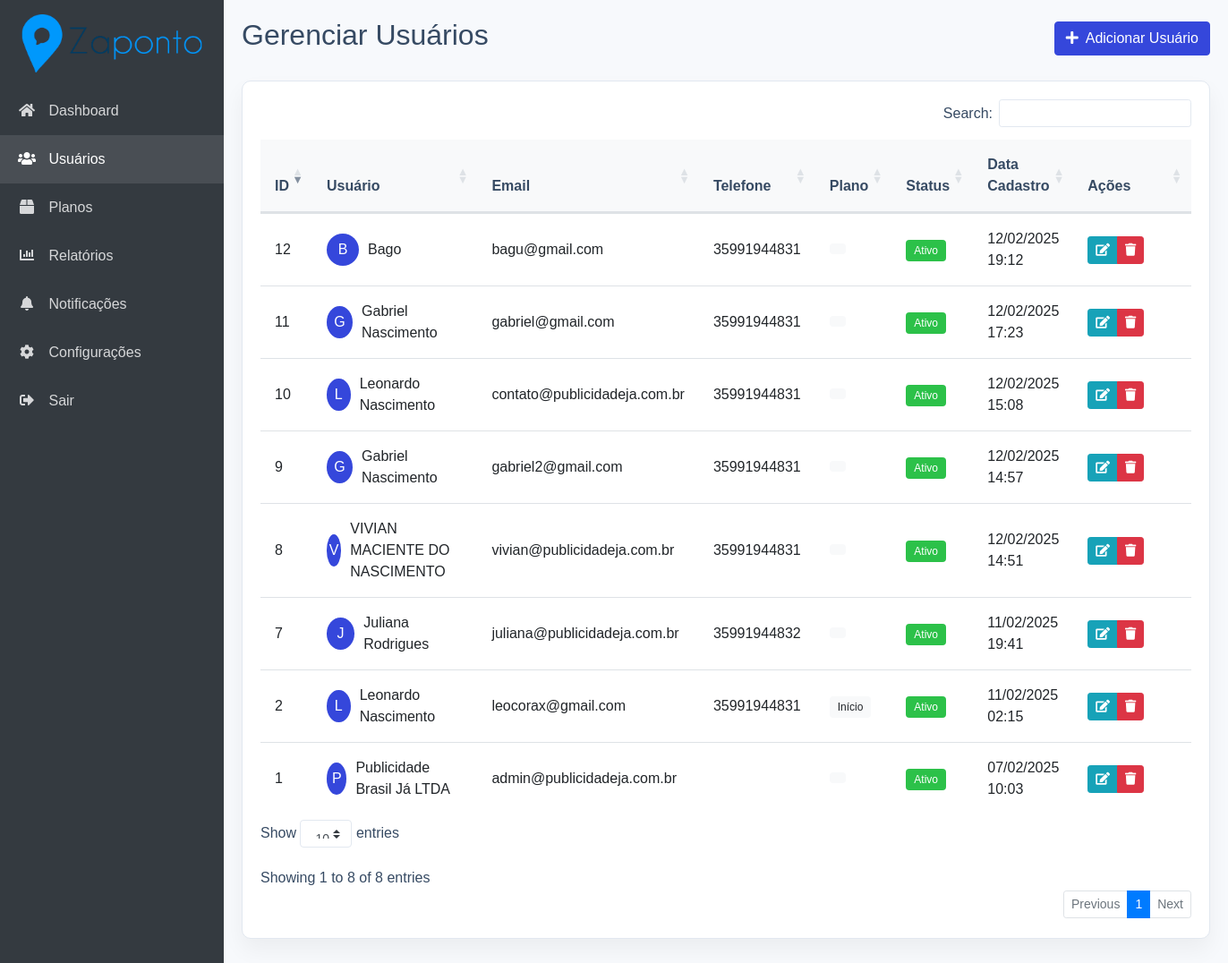
/pages/admin/usuarios.php (signed in), run on an earlier commit of the app's database.
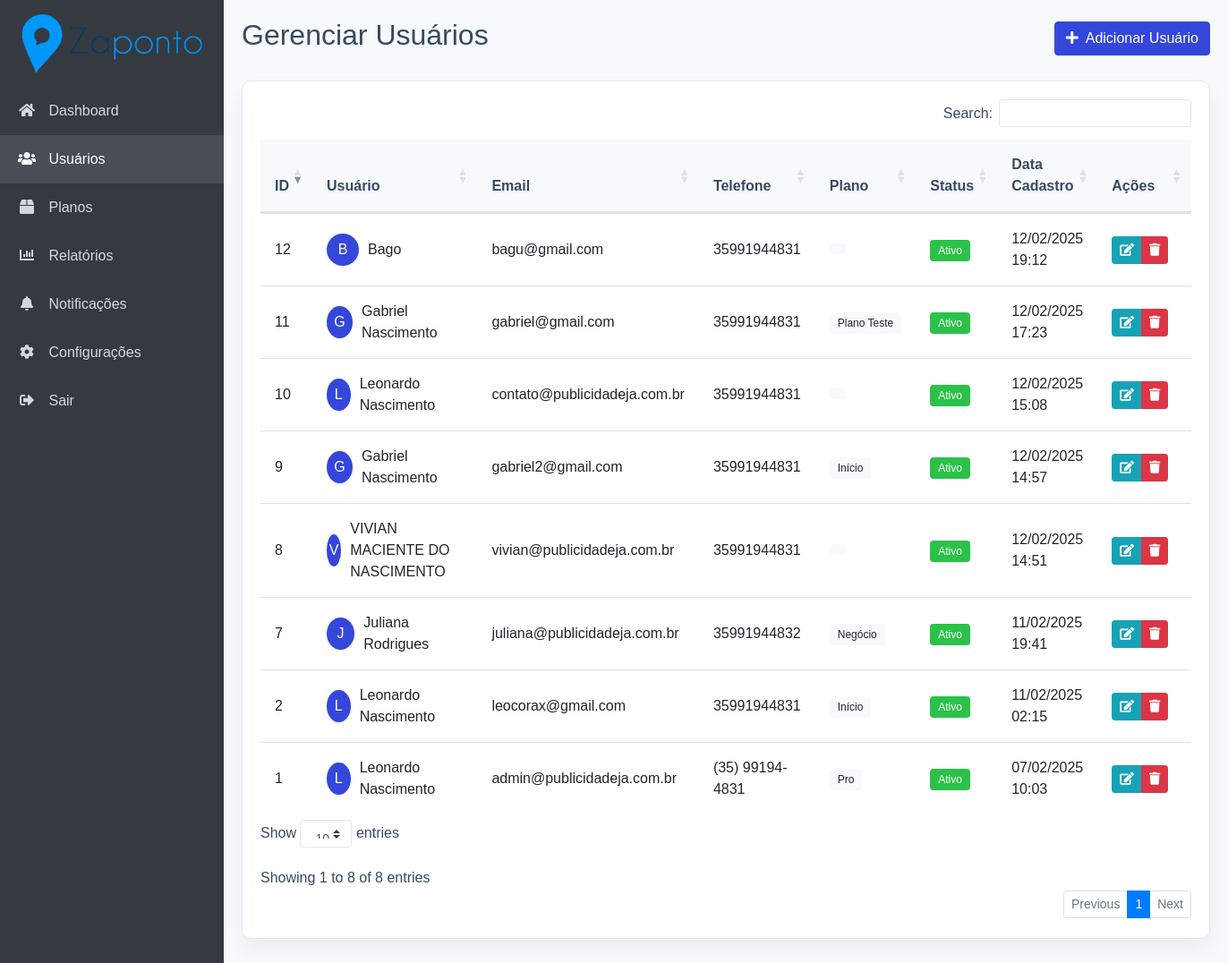
And on a later commit of the database.
### tables this page shows
CREATE TABLE `usuarios` (
  `id` int(11) NOT NULL,
  `nome` varchar(255) NOT NULL,
  `email` varchar(255) NOT NULL,
  `senha` varchar(255) NOT NULL,
  `mensagem_base` text DEFAULT NULL,
  `token_dispositivo` varchar(255) DEFAULT NULL,
  `arquivo_padrao` varchar(255) DEFAULT NULL,
  `created_at` timestamp NOT NULL DEFAULT current_timestamp(),
  `plano_id` int(11) DEFAULT NULL,
  `reset_token` varchar(64) DEFAULT NULL,
  `reset_token_expira` datetime DEFAULT NULL,
  `telefone` varchar(20) DEFAULT NULL,
  `status` enum('ativo','inativo') DEFAULT 'ativo',
  `empresa` varchar(255) DEFAULT NULL,
  `site` varchar(255) DEFAULT NULL,
  `foto_perfil` varchar(255) DEFAULT NULL,
  `data_cadastro` datetime DEFAULT current_timestamp(),
  `perfil_completo` tinyint(1) DEFAULT 0,
  `nome_negocio` varchar(255) DEFAULT NULL,
  `segmento` varchar(100) DEFAULT NULL,
  `publico_alvo` varchar(255) DEFAULT NULL,
  `objetivo_principal` varchar(100) DEFAULT NULL
);

CREATE TABLE `planos` (
  `id` int(11) NOT NULL,
  `nome` varchar(100) NOT NULL,
  `preco` decimal(10,2) NOT NULL,
  `limite_leads` int(11) NOT NULL,
  `limite_mensagens` int(11) NOT NULL,
  `recursos` text DEFAULT NULL,
  `ativo` tinyint(1) DEFAULT 1,
  `created_at` datetime DEFAULT current_timestamp(),
  `descricao` text DEFAULT NULL,
  `tem_ia` tinyint(1) DEFAULT 0,
  `stripe_price_id` varchar(255) DEFAULT NULL
);

### pages/admin/usuarios.php (the view, shortened to what this page needs)
<?php
include '../../includes/db.php';
$usuarios = $pdo->query("
    SELECT u.*, p.nome as plano_nome
    FROM usuarios u
    LEFT JOIN planos p ON u.plano_id = p.id
    ORDER BY u.created_at DESC
")->fetchAll();
?>
<!DOCTYPE html>
<html lang="pt-br">
<head>
    <link rel="stylesheet" href="https://stackpath.bootstrapcdn.com/bootstrap/4.5.2/css/bootstrap.min.css">
    <link rel="stylesheet" href="https://cdnjs.cloudflare.com/ajax/libs/font-awesome/5.15.1/css/all.min.css">
    <link rel="stylesheet" href="https://cdn.datatables.net/1.10.22/css/dataTables.bootstrap4.min.css">
</head>
<body>
    <div class="container-fluid">
        <div class="row">
            <?php include 'menu.php'; ?>
            <div class="main-content">
                <div class="d-flex justify-content-between align-items-center mb-4">
                    <h2>Gerenciar Usuários</h2>
                    <button class="btn btn-primary" data-toggle="modal" data-target="#modalUsuario" onclick="limparFormulario()">
                        <i class="fas fa-plus mr-2"></i>Adicionar Usuário
                    </button>
                </div>
                <div class="card">
                    <div class="card-body">
                        <div class="table-responsive">
                            <table id="tabelaUsuarios" class="table">
                                <thead>
                                    <tr>
                                        <th>ID</th>
                                        <th>Usuário</th>
                                        <th>Email</th>
                                        <th>Telefone</th>
                                        <th>Plano</th>
                                        <th>Status</th>
                                        <th>Data Cadastro</th>
                                        <th width="100">Ações</th>
                                    </tr>
                                </thead>
                                <tbody>
                                    <?php foreach ($usuarios as $usuario): ?>
                                    <tr>
                                        <td><?php echo $usuario['id']; ?></td>
                                        <td>
                                            <div class="d-flex align-items-center">
                                                <div class="user-avatar">
                                                    <?php echo strtoupper(substr($usuario['nome'], 0, 1)); ?>
                                                </div>
                                                <div>
                                                    <?php echo htmlspecialchars($usuario['nome']); ?>
                                                </div>
                                            </div>
                                        </td>
                                        <td><?php echo htmlspecialchars($usuario['email']); ?></td>
                                        <td><?php echo htmlspecialchars($usuario['telefone']); ?></td>
                                        <td>
                                            <span class="badge badge-light">
                                                <?php echo htmlspecialchars($usuario['plano_nome']); ?>
                                            </span>
                                        </td>
                                        <td>
                                            <span class="badge badge-<?php echo $usuario['status'] === 'ativo' ? 'success' : 'danger'; ?>">
                                                <?php echo ucfirst($usuario['status']); ?>
                                            </span>
                                        </td>
                                        <td><?php echo date('d/m/Y H:i', strtotime($usuario['created_at'])); ?></td>
                                        <td>
                                            <div class="btn-group">
                                                <button class="btn btn-sm btn-info" onclick="editarUsuario(<?php echo htmlspecialchars(json_encode($usuario)); ?>)" title="Editar">
                                                    <i class="fas fa-edit"></i>
                                                </button>
                                                <button class="btn btn-sm btn-danger" onclick="confirmarExclusao(<?php echo $usuario['id']; ?>)" title="Excluir">
                                                    <i class="fas fa-trash"></i>
                                                </button>
                                            </div>
                                        </td>
                                    </tr>
                                    <?php endforeach; ?>
                                </tbody>
                            </table>
                        </div>
                    </div>
                </div>
            </div>
        </div>
    </div>
</body>
</html>

### pages/admin/menu.php (shortened to what this page needs)
<?php
$current_page = basename($_SERVER['PHP_SELF']);
?>
<div class="col-md-3 col-lg-2 px-0">
    <nav class="sidebar bg-dark">
        <div class="sidebar-header">
            <img src="<?php echo $base_url; ?>/assets/images/logo.png" alt="Zaponto" class="img-fluid p-3">
        </div>
        <ul class="nav flex-column">
            <li class="nav-item">
                <a class="nav-link <?php echo $current_page == 'dashboard.php' ? 'active' : ''; ?>"
                   href="dashboard.php">
                    <i class="fas fa-home"></i> Dashboard
                </a>
            </li>
            <li class="nav-item">
                <a class="nav-link <?php echo $current_page == 'usuarios.php' ? 'active' : ''; ?>"
                   href="usuarios.php">
                    <i class="fas fa-users"></i> Usuários
                </a>
            </li>
            <li class="nav-item">
                <a class="nav-link <?php echo $current_page == 'planos.php' ? 'active' : ''; ?>"
                   href="planos.php">
                    <i class="fas fa-box"></i> Planos
                </a>
            </li>
            <li class="nav-item">
                <a class="nav-link <?php echo $current_page == 'relatorios.php' ? 'active' : ''; ?>"
                   href="relatorios.php">
                    <i class="fas fa-chart-bar"></i> Relatórios
                </a>
            </li>
            <li class="nav-item">
    <a class="nav-link" href="notificacoes.php">
        <i class="fas fa-bell"></i>
        <span>Notificações</span>
    </a>
</li>
            <li class="nav-item">
                <a class="nav-link <?php echo $current_page == 'configuracoes.php' ? 'active' : ''; ?>"
                   href="configuracoes.php">
                    <i class="fas fa-cog"></i> Configurações
                </a>
            </li>
            <li class="nav-item">
                <a class="nav-link" href="../logout.php">
                    <i class="fas fa-sign-out-alt"></i> Sair
                </a>
            </li>
        </ul>
    </nav>
</div>

### pages/admin/usuarios.php (style rules this page uses)
:root { --primary-color: #3547DB; --primary-hover: #283593; --success-color: #2CC149; --background-color: #f7f9fc; --text-color: #364a63; --border-color: #e2e8f0; --card-shadow: 0 0.75rem 1.5rem rgba(0, 0, 0, 0.05); }
body { background-color: var(--background-color); color: var(--text-color); font-family: 'Nunito', sans-serif; }
.main-content { margin-left: 250px; padding: 20px; transition: margin-left 0.3s; }
.card { background: #fff; border-radius: 10px; border: 1px solid var(--border-color); box-shadow: var(--card-shadow); margin-bottom: 20px; }
.table { margin-bottom: 0; }
.table th { border-top: none; font-weight: 600; padding: 1rem; background-color: #f8f9fa; color: var(--text-color); }
.table td { padding: 1rem; vertical-align: middle; }
.btn-primary { background-color: var(--primary-color); border-color: var(--primary-color); }
.badge { padding: 0.5em 0.75em; font-weight: 500; }
.badge-success { background-color: var(--success-color); }
.user-avatar { width: 36px; height: 36px; border-radius: 50%; background-color: var(--primary-color); color: #fff; display: flex; align-items: center; justify-content: center; margin-right: 10px; }

### pages/admin/menu.php (style rules this page uses)
.sidebar { position: fixed; top: 0; bottom: 0; left: 0; width: 250px; padding: 0; z-index: 100; overflow-y: auto; transition: all 0.3s; }
.sidebar .nav-link { color: rgba(255, 255, 255, 0.8); padding: 15px 20px; transition: all 0.3s; }
.sidebar .nav-link:hover, .sidebar .nav-link.active { color: #fff; background-color: rgba(255, 255, 255, 0.1); }
.sidebar .nav-link i { margin-right: 10px; width: 20px; text-align: center; }

What changed in the data, as far as the page shows it:
changed usuarios "gabriel@gmail.com": plano.nome (not shown) → "Plano Teste"
changed usuarios "gabriel2@gmail.com": plano.nome (not shown) → "Início"
changed usuarios "Juliana Rodrigues": plano.nome (not shown) → "Negócio"
changed usuarios "admin@publicidadeja.com.br": nome "P" → "L"; nome "Publicidade Brasil Já LTDA" → "Leonardo Nascimento"; telefone (not shown) → "(35) 99194-4831"; plano.nome (not shown) → "Pro"
